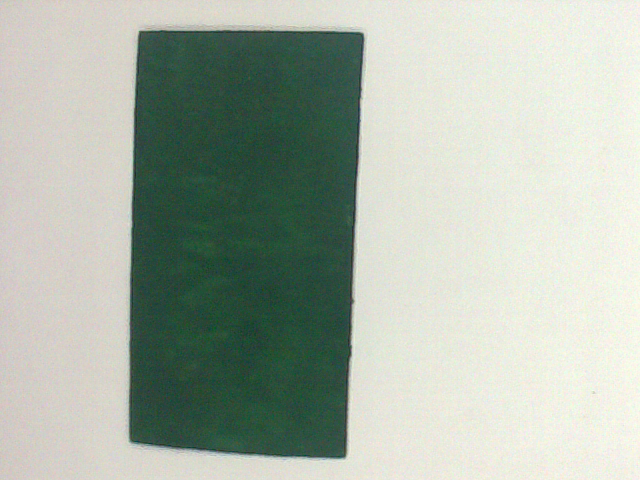
#> input picture green.png, 640 x 480 px
$ python hsv.py
#> lines starting #> are read from the running program, lines starting #| are printed output that depends on the picture; after the words box and inside, x2 and y2 are one past the last pixel; in counts of white or black regions, pixels touching at a corner belong together
import cv2
import numpy as np


def nothing(x):
    pass
# Creating a window for later use
cv2.namedWindow('result')

# Starting with 100's to prevent error while masking
h,s,v = 100,100,100

# Creating track bar
cv2.createTrackbar('h', 'result',0,179,nothing)
cv2.createTrackbar('s', 'result',0,255,nothing)
cv2.createTrackbar('v', 'result',0,255,nothing)

while(1):

	frame = cv2.imread('green.png')
#> frame is the input picture: shape (480, 640, 3); mean B, G, R 168, 180.4, 170.5
	#converting to HSV
	hsv = cv2.cvtColor(frame,cv2.COLOR_BGR2HSV)
#> hsv: shape (480, 640, 3); mean H, S, V 49, 45, 182.6

	# get info from track bar and appy to result
	h = cv2.getTrackbarPos('h','result')
	s = cv2.getTrackbarPos('s','result')
	v = cv2.getTrackbarPos('v','result')

	# Normal masking algorithm
	lower_blue = np.array([h,s,v])
	upper_blue = np.array([70,255,255])

	mask = cv2.inRange(hsv,lower_blue, upper_blue)
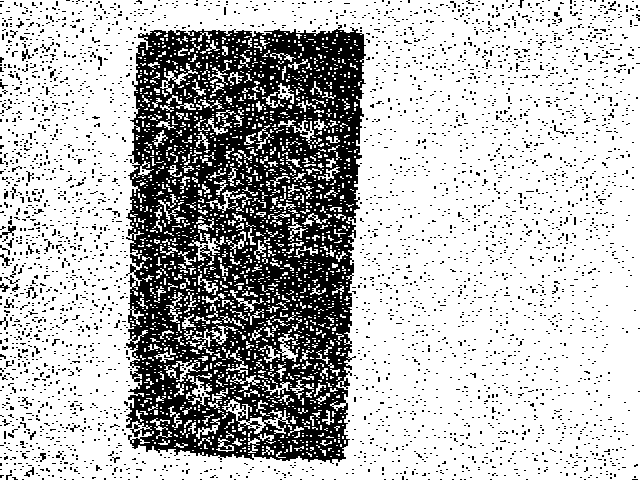
#> mask: shape (480, 640); 72.6% white; 3613 black regions (3571 under 20 px), largest, box (x1, y1, x2, y2) and area: (126, 25, 366, 464) 69634, (0, 226, 16, 238) 70, (22, 49, 32, 61) 50

	result = cv2.bitwise_and(frame,frame,mask = mask)
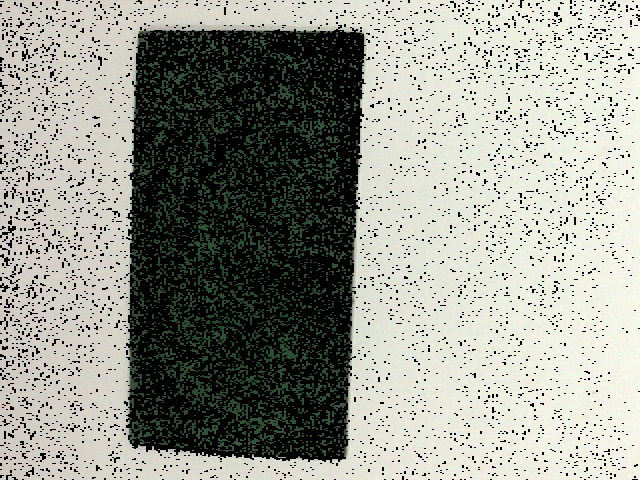
#> result: shape (480, 640, 3); mean B, G, R 143, 152.4, 150.1

	cv2.imshow('result',result)

	k = cv2.waitKey(5) & 0xFF
#> (key Esc is pressed here)
	if k == 27:
		break


cv2.destroyAllWindows()
